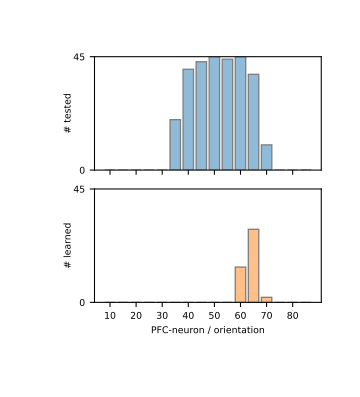

The Python source for this figure:

import pylab as plt
import numpy as np
import matplotlib.patches as mpatches
from matplotlib.colors import LinearSegmentedColormap
from scipy import stats


"""

Load X simulations (training periods)
get explored gains for the training periods

Histogramm of explored gains

Histogramm of last (learned, successful training periods) gains


"""

def gettrialGain(sel,rPFC,trialMax,mode=0):
	startTime=sel[0:trialMax+1,0].astype(int)
	decisionTime=sel[0:trialMax+1,1].astype(int)
	trialGain=np.zeros(startTime.shape[0])
	for trial in range(startTime.shape[0]):
		trial_rPFC=np.clip(rPFC[startTime[trial]:decisionTime[trial]],0,None)
		trial_rPFC_mean=np.mean(trial_rPFC,0)
		orientations=np.array([10,15,20,25,30,35,40,45,50,55,60,65,70,75,80,85])
		trialGain[trial]=orientations[np.argmax(trial_rPFC_mean)]
	if mode==0:
		return np.unique(trialGain)##multiple identical selections combined  [50,50,10,20,20,30] --> [10,20,30,50]
	elif mode==1:
		return trialGain[-1]
	elif mode==2:
		return trialGain

def getData(folder, simIDs):
	gain=[]
	succsesful_trainings=0
	training_dauer=[]
	for sim in simIDs:
		selection=np.load('../data/'+folder+'/selection'+str(sim)+'.npy')
		rPFC=np.load('../data/'+folder+'/rPFC'+str(sim)+'.npy')
		correct=selection[:,4]
		
		#Selections until trial in which rewarded was learned
		rewardedFound=0
		for i in np.arange(20,correct.shape[0]):
			if sum(correct[i-20:i]==1)>=16:
				trialMax=i
				rewardedFound=1
				break
			else:
				rewardedFound=0
			
		if rewardedFound==1:
			gain.append(gettrialGain(selection,rPFC,trialMax))
			succsesful_trainings+=1
			training_dauer.append(trialMax)

	all_gains = [item for sublist in gain for item in sublist]
	(all_gains_hist, bin_edges)=np.histogram(all_gains,bins=[10,15,20,25,30,35,40,45,50,55,60,65,70,75,80,85,1000])

	return (all_gains_hist,succsesful_trainings,training_dauer)


def getLastGain(folder, simIDs):
	gain=[]
	succsesful_trainings=0
	training_dauer=[]
	for sim in simIDs:
		selection=np.load('../data/'+folder+'/selection'+str(sim)+'.npy')
		rPFC=np.load('../data/'+folder+'/rPFC'+str(sim)+'.npy')
		correct=selection[:,4]
		
		#Selections until trial in which rewarded was learned
		rewardedFound=0
		for i in np.arange(20,correct.shape[0]):
			if sum(correct[i-20:i]==1)>=16:
				trialMax=i
				rewardedFound=1
				break
			else:
				rewardedFound=0
			
		if rewardedFound==1:
			gain.append(gettrialGain(selection,rPFC,trialMax,1))
			succsesful_trainings+=1
			training_dauer.append(trialMax)

	all_gains = gain
	(all_gains_hist, bin_edges)=np.histogram(all_gains,bins=[10,15,20,25,30,35,40,45,50,55,60,65,70,75,80,85,1000])

	return all_gains_hist

def add_gains(g):
	ori=[10,15,20,25,30,35,40,45,50,55,60,65,70,75,80,85]
	ret=np.zeros(16)
	for i,orientation in enumerate(ori):
		if orientation==g:
			ret[i]=1
	return ret

def add_correct(g,c):
	ori=[10,15,20,25,30,35,40,45,50,55,60,65,70,75,80,85]
	ret=np.zeros(16)
	for i,orientation in enumerate(ori):
		if orientation==g and c==1:
			ret[i]=1
	return ret

def getPerformance(folder, simIDs):

	count_gains=np.zeros(16)
	count_correct=np.zeros(16)

	for sim in simIDs:
		selection=np.load('../data/'+folder+'/selection'+str(sim)+'.npy')
		rPFC=np.load('../data/'+folder+'/rPFC'+str(sim)+'.npy')
		correct=selection[:,4]
	
		#Selections until trial in which rewarded was learned
		rewardedFound=0
		for i in np.arange(19,correct.shape[0]):
			if sum(correct[i-19:i+1]==1)>=16:
				trialMax=i
				rewardedFound=1
				break
			else:
				rewardedFound=0
		
		if rewardedFound==1:
			gains=gettrialGain(selection,rPFC,trialMax,2)
			for idx in range(trialMax):
				count_gains+=add_gains(gains[idx])
				count_correct+=add_correct(gains[idx],correct[idx])

	return count_correct/count_gains	



###  Plot general paramters
degSign=u"\u00b0"

font1={'fontsize': 7,
 'fontweight' : 'normal'}
font2={'fontsize': 10,
 'fontweight' : 'normal'}
font1p={'size': 7,
 'weight' : 'normal'}#p for legends

figB=95#mm
figH=105#mm
figRes=500#dpi

### Plot specific parameters
folder='2020_09_21_TrainingsphasenT1'

simIDs=range(1,61)
simAnz=len(simIDs)

histB=60#mm
histH=30#mm

PosX=[15,50]#mm
PosY=[25,25]#mm

yMaxSelection=simAnz

col=['C0', 'C1']

### load data
data=getData(folder,simIDs)

with open('Training.txt', 'w') as f:
    print("with Bias", file=f)
    print(data[1], "/ "+str(simAnz)+" erfolgreich = "+str(data[1]/float(simAnz)), file=f)
    print("Anzahl Trials mean=",np.mean(data[2])," std=",np.std(data[2])," var=",np.var(data[2]), file=f)

successfulSims=data[1]
data=data[0]
lastGain=getLastGain(folder, simIDs)


#General figure
plt.figure(1,figsize=(figB*0.03937007874,figH*0.03937007874))
plt.subplots_adjust(top=1,bottom=0,left=0,right=1.0,hspace=0,wspace=0)


ax1=plt.subplot2grid((figH,figB),(PosX[0],PosY[0]), colspan=histB, rowspan=histH)
ax2=plt.subplot2grid((figH,figB),(PosX[1],PosY[1]), colspan=histB, rowspan=histH)


#Barplot up
ax1.bar([1,2,3,4,5,6,7,8,9,10,11,12,13,14,15,16], data, align='center', alpha=0.5, edgecolor='black',facecolor=col[0])
ax1.set_ylim(0,successfulSims)
ax1.set_xticks([1,3,5,7,9,11,13,15])
ax1.set_xticklabels([], **font1)
ax1.set_yticks([0,successfulSims])
ax1.set_yticklabels([0,successfulSims], **font1)
ax1.set_ylabel('# tested', va='center', **font1)


#Barplot below
ax2.bar([1,2,3,4,5,6,7,8,9,10,11,12,13,14,15,16], lastGain, align='center', alpha=0.5, edgecolor='black',facecolor=col[1])
ax2.set_ylim(0,successfulSims)
ax2.set_xticks([1,3,5,7,9,11,13,15])
ax2.set_xticklabels([str(i) for i in [10,20,30,40,50,60,70,80]], **font1)
ax2.set_yticks([0,successfulSims])
ax2.set_yticklabels([0,successfulSims], **font1)
ax2.set_xlabel('PFC-neuron / orientation', **font1)
ax2.set_ylabel('# learned', va='center', **font1)


with open('Training.txt', 'a') as f:
    print('\nBarplots:', file=f)
    print(data, np.sum(data), file=f)
    print(lastGain, np.sum(lastGain), file=f)
    print(np.arange(10,86,5), file=f)


plt.savefig('Training.svg', dpi=figRes)























